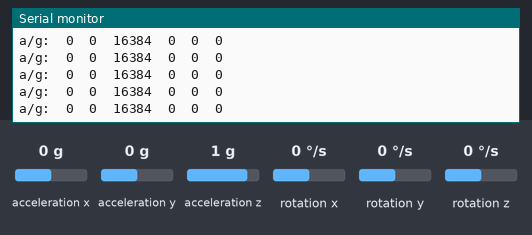
The sketch below on a simulated ESP8266 (Wemos D1 mini). Parts: the last lines printed to the serial monitor. Inputs (shaded band) come from the test bench; at power-on: acceleration x 0 g, acceleration y 0 g, acceleration z 1 g, rotation x 0 °/s, rotation y 0 °/s, rotation z 0 °/s. The audio player accepts every command and is not drawn.

Above: at 1.7 s.
1.8 s: acceleration x set to -1.4 g
At 3.21 s:
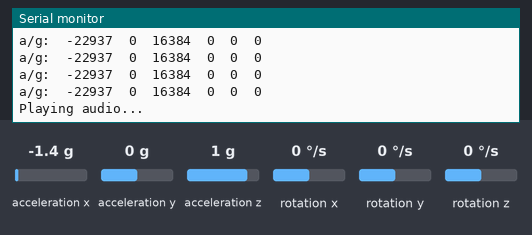
4.7 s: acceleration y set to -1.4 g
At 4.7 s:
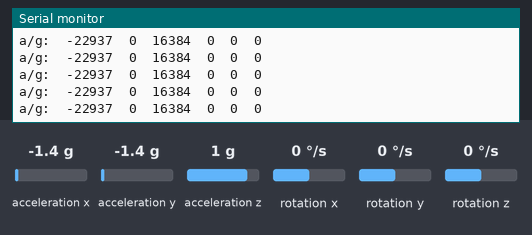
6.2 s: acceleration z set to -1.4 g
At 6.26 s:
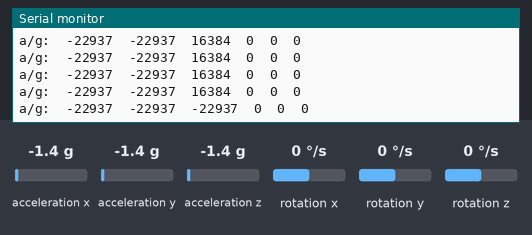
7.7 s: rotation x set to -192 °/s
At 7.71 s:
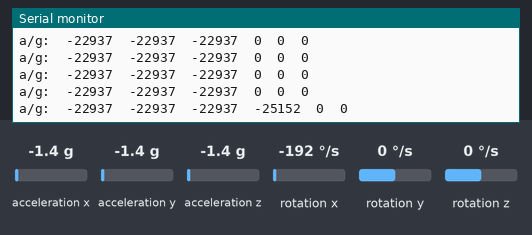
9.2 s: rotation y set to -192 °/s
At 9.27 s:
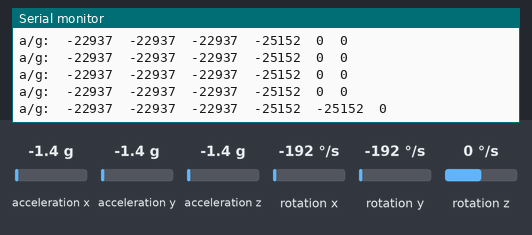

The sketch:

main.ino
```cpp
#include "I2Cdev.h"
#include "MPU6050.h"
#include "DFRobotDFPlayerMini.h"
#include <SoftwareSerial.h>

#if I2CDEV_IMPLEMENTATION == I2CDEV_ARDUINO_WIRE
#include "Wire.h"
#endif

#define TURN_ACCEL 6000   // Something?
#define TURN_DURATION 12  // Deciseconds.

// class default I2C address is 0x68
// specific I2C addresses may be passed as a parameter here
// AD0 low = 0x68 (default for InvenSense evaluation board)
// AD0 high = 0x69
MPU6050 accelgyro;
SoftwareSerial softSerial(12, 14);

// https://wiki.dfrobot.com/DFPlayer_Mini_SKU_DFR0299
DFRobotDFPlayerMini myDFPlayer;

int16_t ax, ay, az;
int16_t gx, gy, gz;

// uncomment "OUTPUT_READABLE_ACCELGYRO" if you want to see a tab-separated
// list of the accel X/Y/Z and then gyro X/Y/Z values in decimal. Easy to read,
// not so easy to parse, and slow(er) over UART.
#define OUTPUT_READABLE_ACCELGYRO

// uncomment "OUTPUT_BINARY_ACCELGYRO" to send all 6 axes of data as 16-bit
// binary, one right after the other. This is very fast (as fast as possible
// without compression or data loss), and easy to parse, but impossible to read
// for a human.
//#define OUTPUT_BINARY_ACCELGYRO

int counter = 0;

void setup() {
#if I2CDEV_IMPLEMENTATION == I2CDEV_ARDUINO_WIRE
    Wire.begin();
#elif I2CDEV_IMPLEMENTATION == I2CDEV_BUILTIN_FASTWIRE
    Fastwire::setup(400, true);
#endif
    Serial.begin(115200);
    softSerial.begin(9600);

    Serial.println("Initializing I2C devices...");
    accelgyro.initialize();

    Serial.println("Testing device connections...");
    Serial.println(accelgyro.testConnection() ? "MPU6050 connection successful" : "MPU6050 connection failed");

    if (!myDFPlayer.begin(softSerial, /*isACK = */true, /*doReset = */true)) {
        Serial.println(F("Unable to begin:"));
        Serial.println(F("1.Please recheck the connection!"));
        ESP.restart();
    }
}

void loop() {
    // read raw accel/gyro measurements from device
    accelgyro.getMotion6(&ax, &ay, &az, &gx, &gy, &gz);

    // these methods (and a few others) are also available
    //accelgyro.getAcceleration(&ax, &ay, &az);
    //accelgyro.getRotation(&gx, &gy, &gz);

#ifdef OUTPUT_READABLE_ACCELGYRO
    Serial.print("a/g:\t");
    Serial.print(ax);
    Serial.print("\t");
    Serial.print(ay);
    Serial.print("\t");
    Serial.print(az);
    Serial.print("\t");
    Serial.print(gx);
    Serial.print("\t");
    Serial.print(gy);
    Serial.print("\t");
    Serial.println(gz);
#endif

#ifdef OUTPUT_BINARY_ACCELGYRO
    Serial.write((uint8_t)(ax >> 8));
    Serial.write((uint8_t)(ax & 0xFF));
    Serial.write((uint8_t)(ay >> 8));
    Serial.write((uint8_t)(ay & 0xFF));
    Serial.write((uint8_t)(az >> 8));
    Serial.write((uint8_t)(az & 0xFF));
    Serial.write((uint8_t)(gx >> 8));
    Serial.write((uint8_t)(gx & 0xFF));
    Serial.write((uint8_t)(gy >> 8));
    Serial.write((uint8_t)(gy & 0xFF));
    Serial.write((uint8_t)(gz >> 8));
    Serial.write((uint8_t)(gz & 0xFF));
#endif

    delay(100);
    if (abs(ax) > TURN_ACCEL) {
        if (counter == TURN_DURATION) {
            Serial.println("Playing audio...");
            myDFPlayer.volume(30);
            myDFPlayer.play(1);
        }
        // Keep incrementing the counter, so we don't keep triggering on a long turn.
        counter++;
    } else {
        counter = 0;
    }
}
```

Measured:
- after the input at 1.8 s, the serial monitor: prints a new line after 0.05 s (image 1)
- after the input at 6.2 s, the serial monitor: prints a new line after 0.05 s (image 3)
- after the input at 7.7 s, the serial monitor: prints a new line at once (image 4)
- after the input at 9.2 s, the serial monitor: prints a new line after 0.07 s (image 5)
